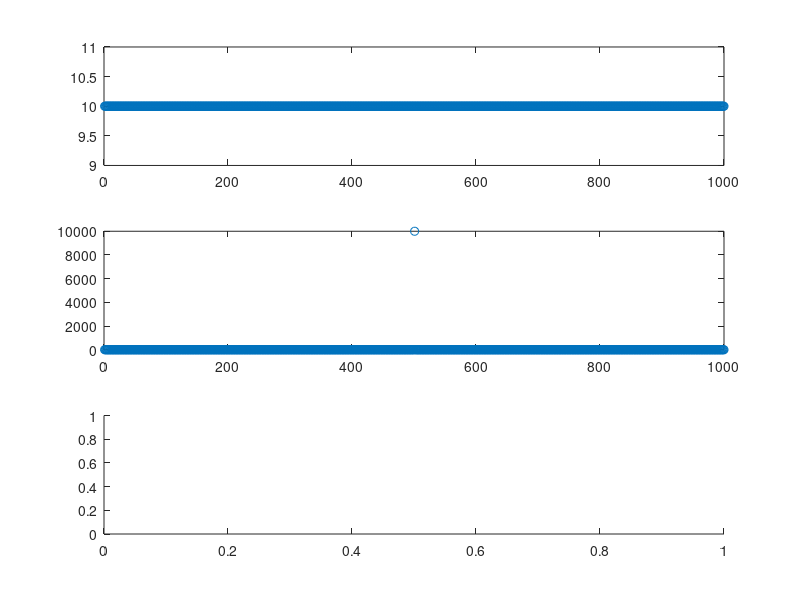

Reproduce this figure in MATLAB. (Note: this script raises an error after producing the figure.)
%% Initailize

clear all;
close all;
clc;



% Data length:
N = 1000;

% Offset & Amplitude:
A = 10;

% Plot out ACF for different data sample:
%% figure(1): constant
data1 = A*ones(1,N);
figure(1);
title('ACF Constant');

subplot(3,1,1);
plot(data1,'o');
subplot(3,1,2);
plot(fftshift(abs(fft(data1))),'o');
subplot(3,1,3);
plot(acf_fft(data1),'o');


%% figure(2): white noise
data2 = A*ones(1,N)+ A*randn(1,N);
figure(2);
title('ACF White Noise');

subplot(3,1,1);
plot(data2,'o');
subplot(3,1,2);
plot(fftshift(abs(fft(data2))),'o');
subplot(3,1,3);
plot(acf_fft(data2),'o');

%% figure(3): constant + sin function
data3 = A*ones(1,N)+ A*sin(1:N);
figure(3);
title('ACF sin(t)');

subplot(3,1,1);
plot(data3,'o');
subplot(3,1,2);
plot(fftshift(abs(fft(data3))),'o');
subplot(3,1,3);
plot(acf_fft(data3),'o');

%% figure(4): constant + abs(sin function) sqrted

data4 = A*ones(1,N)+ abs(A*sin(1:N)).^2;
figure(4);
title('ACF abs(sin(t))');

subplot(3,1,1);
plot(data4,'o');
subplot(3,1,2);
plot(fftshift(abs(fft(data4))),'o');
subplot(3,1,3);
plot(acf_fft(data4),'o');

%% figure(5): constant + wave packet
t = -N/2+1:N/2;
i_shift = 200;
var_p = 100;
data5 =  A*ones(1,N)+ A*exp(-(t-i_shift).^2/var_p)/2;

figure(5);
title('ACF wave packet');

subplot(3,1,1);
plot(data5,'o');
subplot(3,1,2);
plot(fftshift(abs(fft(data5-mean(data5)))),'o');
subplot(3,1,3);
plot(acf_fft(data5),'o');

%% figure(6): constant + 2 wave packet:
t = -N/2+1:N/2;
left_shift = 100;
right_shift = 100;
left_var = 1000;
right_var = 1000;
data6 =  A*ones(1,N)+ A*exp(-(t+left_shift).^2/left_var)/2 + A*exp(-(t-right_shift).^2/right_var)/2;

figure(6);
title('ACF 2 wave packet');

subplot(3,1,1);
plot(data6,'o');
subplot(3,1,2);
plot(fftshift(abs(fft(data6-mean(data6)))),'o');
subplot(3,1,3);
plot(acf_fft(data6),'o');







